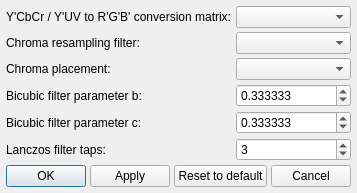
<?xml version="1.0" encoding="UTF-8"?>
<ui version="4.0">
 <class>PreviewAdvancedSettingsDialog</class>
 <widget class="QDialog" name="PreviewAdvancedSettingsDialog">
  <property name="geometry">
   <rect>
    <x>0</x>
    <y>0</y>
    <width>349</width>
    <height>181</height>
   </rect>
  </property>
  <property name="windowTitle">
   <string>Preview Advanced Settings</string>
  </property>
  <layout class="QGridLayout" name="gridLayout">
   <property name="leftMargin">
    <number>6</number>
   </property>
   <property name="topMargin">
    <number>6</number>
   </property>
   <property name="rightMargin">
    <number>6</number>
   </property>
   <property name="bottomMargin">
    <number>6</number>
   </property>
   <property name="spacing">
    <number>4</number>
   </property>
   <item row="0" column="0">
    <widget class="QLabel" name="label">
     <property name="text">
      <string>Y'CbCr / Y'UV to R'G'B' conversion matrix:</string>
     </property>
    </widget>
   </item>
   <item row="0" column="1">
    <widget class="QComboBox" name="yuvToRgbConversionMatrixComboBox"/>
   </item>
   <item row="1" column="0">
    <widget class="QLabel" name="label_2">
     <property name="text">
      <string>Chroma resampling filter:</string>
     </property>
    </widget>
   </item>
   <item row="1" column="1">
    <widget class="QComboBox" name="chromaResamplingFilterComboBox"/>
   </item>
   <item row="2" column="0">
    <widget class="QLabel" name="label_3">
     <property name="text">
      <string>Chroma placement:</string>
     </property>
    </widget>
   </item>
   <item row="2" column="1">
    <widget class="QComboBox" name="chromaPlacementComboBox"/>
   </item>
   <item row="3" column="0">
    <widget class="QLabel" name="label_4">
     <property name="text">
      <string>Bicubic filter parameter b:</string>
     </property>
    </widget>
   </item>
   <item row="3" column="1">
    <widget class="QDoubleSpinBox" name="bicubicFilterParameterBSpinBox">
     <property name="decimals">
      <number>6</number>
     </property>
     <property name="minimum">
      <double>-100000.000000000000000</double>
     </property>
     <property name="maximum">
      <double>100000.000000000000000</double>
     </property>
     <property name="singleStep">
      <double>0.000001000000000</double>
     </property>
     <property name="value">
      <double>0.333333000000000</double>
     </property>
    </widget>
   </item>
   <item row="4" column="0">
    <widget class="QLabel" name="label_5">
     <property name="text">
      <string>Bicubic filter parameter c:</string>
     </property>
    </widget>
   </item>
   <item row="4" column="1">
    <widget class="QDoubleSpinBox" name="bicubicFilterParameterCSpinBox">
     <property name="decimals">
      <number>6</number>
     </property>
     <property name="minimum">
      <double>-100000.000000000000000</double>
     </property>
     <property name="maximum">
      <double>100000.000000000000000</double>
     </property>
     <property name="singleStep">
      <double>0.000001000000000</double>
     </property>
     <property name="value">
      <double>0.333333000000000</double>
     </property>
    </widget>
   </item>
   <item row="5" column="0">
    <widget class="QLabel" name="label_6">
     <property name="text">
      <string>Lanczos filter taps:</string>
     </property>
    </widget>
   </item>
   <item row="5" column="1">
    <widget class="QSpinBox" name="lanczosFilterTapsSpinBox">
     <property name="minimum">
      <number>2</number>
     </property>
     <property name="maximum">
      <number>4096</number>
     </property>
     <property name="value">
      <number>3</number>
     </property>
    </widget>
   </item>
   <item row="6" column="0" colspan="2">
    <layout class="QHBoxLayout" name="horizontalLayout">
     <item>
      <widget class="QPushButton" name="okButton">
       <property name="text">
        <string>OK</string>
       </property>
       <property name="autoDefault">
        <bool>true</bool>
       </property>
      </widget>
     </item>
     <item>
      <widget class="QPushButton" name="applyButton">
       <property name="text">
        <string>Apply</string>
       </property>
      </widget>
     </item>
     <item>
      <widget class="QPushButton" name="resetToDefaultButton">
       <property name="text">
        <string>Reset to default</string>
       </property>
      </widget>
     </item>
     <item>
      <widget class="QPushButton" name="cancelButton">
       <property name="text">
        <string>Cancel</string>
       </property>
      </widget>
     </item>
    </layout>
   </item>
  </layout>
 </widget>
 <resources/>
 <connections/>
</ui>
